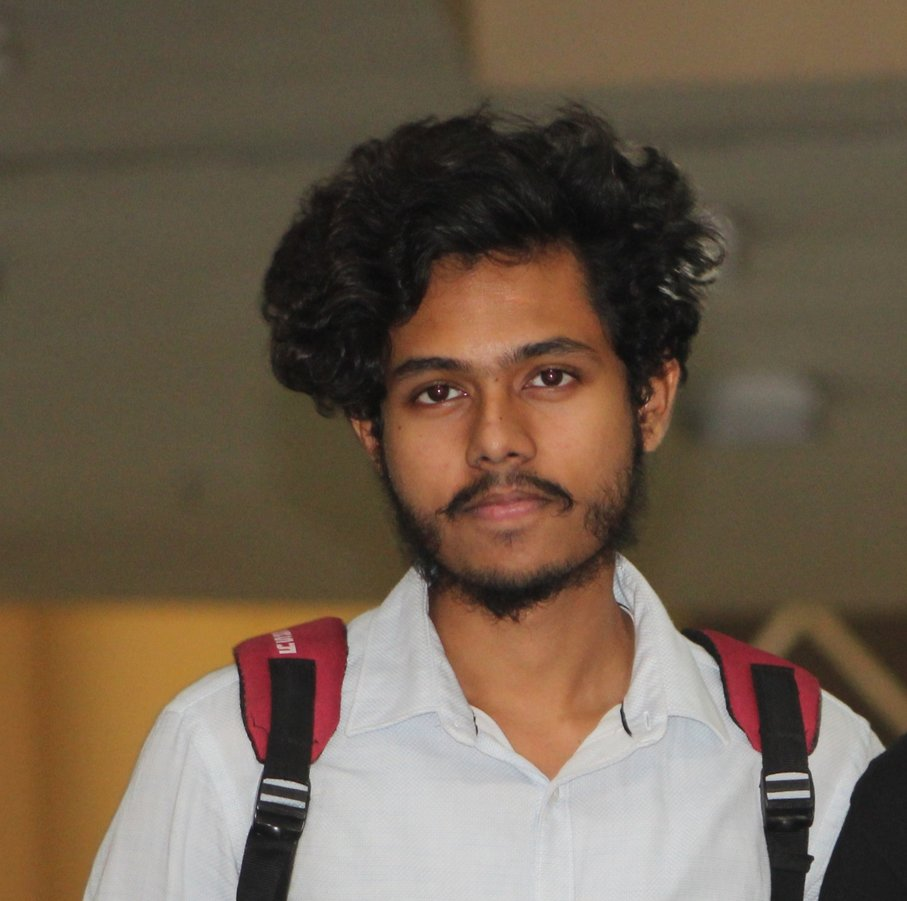
#> input picture mine.jpg, 907 x 901 px
$ jupyter execute 'Image Detection.ipynb'
#> lines starting #> are read from the running program, lines starting #| are printed output that depends on the picture; after the words box and inside, x2 and y2 are one past the last pixel; in counts of white or black regions, pixels touching at a corner belong together
[cell 1]
#pip install opencv-python

[cell 2]
import cv2

[cell 3]
# Load the cascade
face_cascade = cv2.CascadeClassifier('haarcascade_frontalface_default.xml')
# Read the input image
img = cv2.imread('mine.jpg')
#> img is the input picture: shape (901, 907, 3); mean B, G, R 77.7, 94.4, 110.3
# Convert into grayscale
gray = cv2.cvtColor(img, cv2.COLOR_BGR2GRAY)
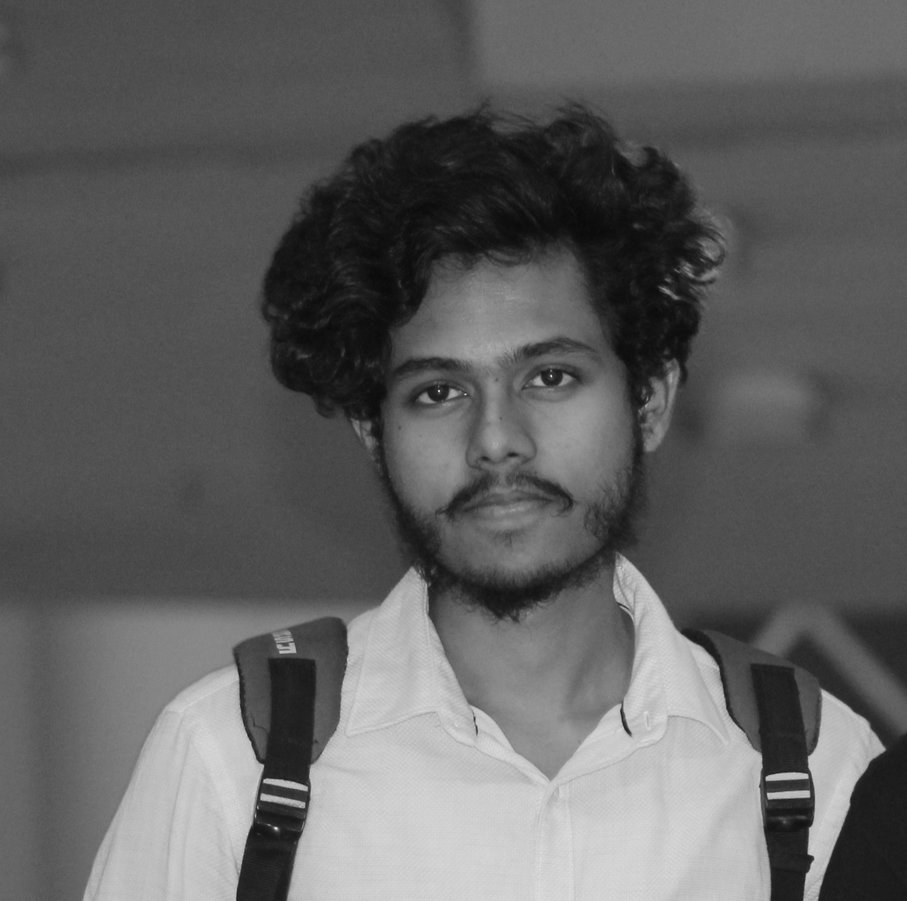
#> gray: shape (901, 907); min 8, max 238, mean 97.3
# Detect faces
faces = face_cascade.detectMultiScale(gray, 1.1, 4)
#> faces = [[346, 265, 307, 307]]

[cell 4]
# Draw rectangle around the faces
for (x, y, w, h) in faces:
    cv2.rectangle(img, (x, y), (x+w, y+h), (255, 0, 0), 2)
#> this loop made 1 pass
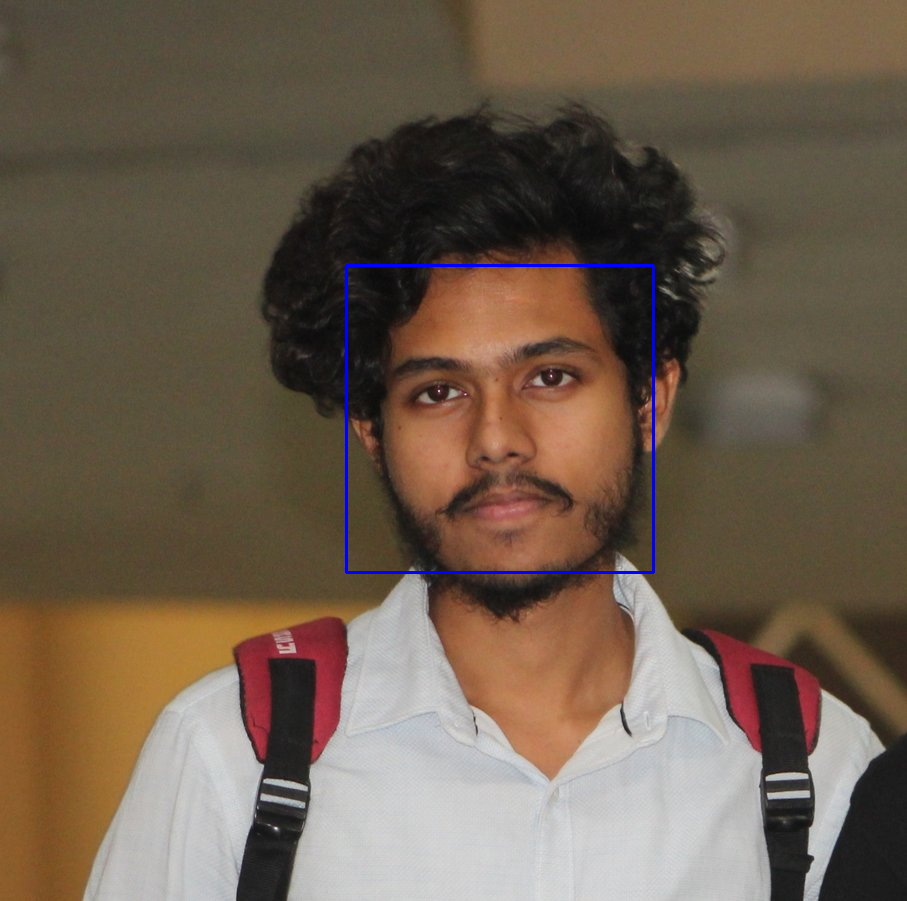
#> img: shape (901, 907, 3); 0.45% of pixels changed, all inside (x1, y1, x2, y2) = (345, 264, 655, 574)

[cell 5]
# Display the output
cv2.imshow('img', img)
cv2.waitKey()
#> Out = 27
